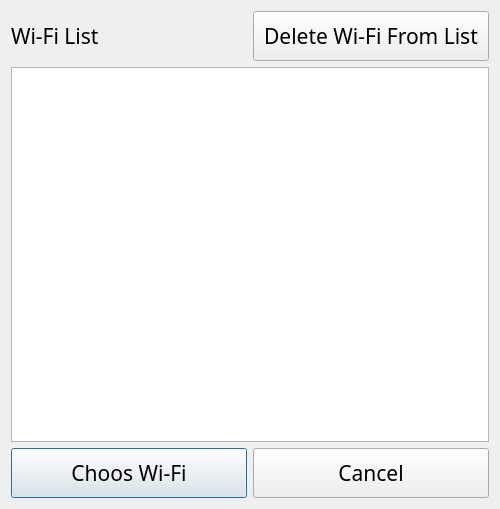
<?xml version="1.0" encoding="UTF-8"?>
<ui version="4.0">
 <class>wifiList</class>
 <widget class="QDialog" name="wifiList">
  <property name="geometry">
   <rect>
    <x>0</x>
    <y>0</y>
    <width>500</width>
    <height>509</height>
   </rect>
  </property>
  <property name="minimumSize">
   <size>
    <width>500</width>
    <height>500</height>
   </size>
  </property>
  <property name="font">
   <font>
    <family>IRANSansWeb(FaNum)</family>
    <pointsize>16</pointsize>
   </font>
  </property>
  <property name="windowTitle">
   <string>Wi-Fi List</string>
  </property>
  <layout class="QGridLayout" name="gridLayout">
   <item row="2" column="0">
    <widget class="QPushButton" name="chooseWifiButton">
     <property name="minimumSize">
      <size>
       <width>0</width>
       <height>50</height>
      </size>
     </property>
     <property name="text">
      <string>Choos Wi-Fi</string>
     </property>
    </widget>
   </item>
   <item row="0" column="1">
    <widget class="QPushButton" name="deleteWifiButton">
     <property name="minimumSize">
      <size>
       <width>0</width>
       <height>50</height>
      </size>
     </property>
     <property name="text">
      <string>Delete Wi-Fi From List</string>
     </property>
    </widget>
   </item>
   <item row="1" column="0" colspan="2">
    <widget class="QTableView" name="wifiTableView">
     <property name="font">
      <font>
       <family>IRANSansWeb(FaNum)</family>
       <pointsize>14</pointsize>
      </font>
     </property>
    </widget>
   </item>
   <item row="0" column="0">
    <widget class="QLabel" name="wifiListLabel">
     <property name="minimumSize">
      <size>
       <width>0</width>
       <height>50</height>
      </size>
     </property>
     <property name="text">
      <string>Wi-Fi List</string>
     </property>
    </widget>
   </item>
   <item row="2" column="1">
    <widget class="QPushButton" name="cancel">
     <property name="minimumSize">
      <size>
       <width>0</width>
       <height>50</height>
      </size>
     </property>
     <property name="text">
      <string>Cancel</string>
     </property>
    </widget>
   </item>
  </layout>
 </widget>
 <resources/>
 <connections/>
</ui>
